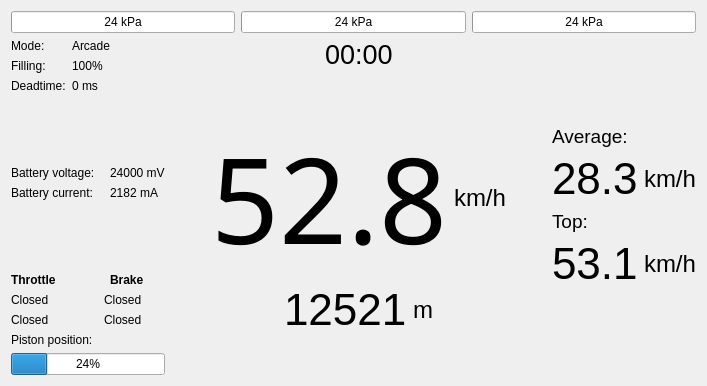
      <widget class="QWidget" name="tabRace">
       <attribute name="title">
        <string>Race</string>
       </attribute>
       <layout class="QVBoxLayout" name="verticalLayout_10">
        <item>
         <layout class="QHBoxLayout" name="horizontalLayout_8">
          <item>
           <widget class="QProgressBar" name="pbPressure1">
            <property name="maximum">
             <number>10000</number>
            </property>
            <property name="value">
             <number>24</number>
            </property>
            <property name="format">
             <string>%v kPa</string>
            </property>
           </widget>
          </item>
          <item>
           <widget class="QProgressBar" name="pbPressure2">
            <property name="maximum">
             <number>10000</number>
            </property>
            <property name="value">
             <number>24</number>
            </property>
            <property name="format">
             <string>%v kPa</string>
            </property>
           </widget>
          </item>
          <item>
           <widget class="QProgressBar" name="pbPressure3">
            <property name="maximum">
             <number>10000</number>
            </property>
            <property name="value">
             <number>24</number>
            </property>
            <property name="format">
             <string>%v kPa</string>
            </property>
           </widget>
          </item>
         </layout>
        </item>
        <item>
         <layout class="QHBoxLayout" name="horizontalLayout_10">
          <item>
           <layout class="QGridLayout" name="gridLayout_4">
            <item row="0" column="0">
             <widget class="QLabel" name="label_11">
              <property name="text">
               <string>Mode:</string>
              </property>
             </widget>
            </item>
            <item row="0" column="1" colspan="3">
             <widget class="QLabel" name="lbMode">
              <property name="text">
               <string>Arcade</string>
              </property>
             </widget>
            </item>
            <item row="1" column="0">
             <widget class="QLabel" name="label_15">
              <property name="text">
               <string>Filling:</string>
              </property>
             </widget>
            </item>
            <item row="4" column="0" colspan="3">
             <widget class="QLabel" name="label_13">
              <property name="text">
               <string>Battery voltage:</string>
              </property>
             </widget>
            </item>
            <item row="9" column="2" colspan="2">
             <widget class="QLabel" name="lbValveFront2">
              <property name="text">
               <string>Closed</string>
              </property>
             </widget>
            </item>
            <item row="10" column="0" colspan="4">
             <widget class="QLabel" name="label_17">
              <property name="text">
               <string>Piston position:</string>
              </property>
             </widget>
            </item>
            <item row="4" column="3">
             <widget class="QLabel" name="lbBatVoltage">
              <property name="text">
               <string>24000 mV</string>
              </property>
             </widget>
            </item>
            <item row="3" column="1">
             <spacer name="verticalSpacer_2">
              <property name="orientation">
               <enum>Qt::Vertical</enum>
              </property>
              <property name="sizeHint" stdset="0">
               <size>
                <width>20</width>
                <height>40</height>
               </size>
              </property>
             </spacer>
            </item>
            <item row="5" column="0" colspan="3">
             <widget class="QLabel" name="label_14">
              <property name="text">
               <string>Battery current:</string>
              </property>
             </widget>
            </item>
            <item row="11" column="0" colspan="4">
             <widget class="QProgressBar" name="pbPistonPosition">
              <property name="value">
               <number>24</number>
              </property>
             </widget>
            </item>
            <item row="5" column="3">
             <widget class="QLabel" name="lbBatCurrent">
              <property name="text">
               <string>2182 mA</string>
              </property>
             </widget>
            </item>
            <item row="2" column="0">
             <widget class="QLabel" name="label_16">
              <property name="text">
               <string>Deadtime:</string>
              </property>
             </widget>
            </item>
            <item row="8" column="2" colspan="2">
             <widget class="QLabel" name="lbValveFront1">
              <property name="text">
               <string>Closed</string>
              </property>
             </widget>
            </item>
            <item row="9" column="0">
             <widget class="QLabel" name="lbValveBack2">
              <property name="text">
               <string>Closed</string>
              </property>
             </widget>
            </item>
            <item row="8" column="0">
             <widget class="QLabel" name="lbValveBack1">
              <property name="enabled">
               <bool>true</bool>
              </property>
              <property name="text">
               <string>Closed</string>
              </property>
             </widget>
            </item>
            <item row="1" column="1" colspan="2">
             <widget class="QLabel" name="lbCurFilling">
              <property name="text">
               <string>100%</string>
              </property>
             </widget>
            </item>
            <item row="2" column="1">
             <widget class="QLabel" name="lbCurDeadtime">
              <property name="text">
               <string>0 ms</string>
              </property>
             </widget>
            </item>
            <item row="6" column="0">
             <spacer name="verticalSpacer_3">
              <property name="orientation">
               <enum>Qt::Vertical</enum>
              </property>
              <property name="sizeHint" stdset="0">
               <size>
                <width>20</width>
                <height>40</height>
               </size>
              </property>
             </spacer>
            </item>
            <item row="7" column="0">
             <widget class="QLabel" name="lbThrottle">
              <property name="font">
               <font>
                <weight>75</weight>
                <bold>true</bold>
               </font>
              </property>
              <property name="text">
               <string>Throttle</string>
              </property>
             </widget>
            </item>
            <item row="7" column="3">
             <widget class="QLabel" name="lbBrake">
              <property name="font">
               <font>
                <weight>75</weight>
                <bold>true</bold>
               </font>
              </property>
              <property name="text">
               <string>Brake</string>
              </property>
             </widget>
            </item>
           </layout>
          </item>
          <item>
           <spacer name="horizontalSpacer_7">
            <property name="orientation">
             <enum>Qt::Horizontal</enum>
            </property>
            <property name="sizeHint" stdset="0">
             <size>
              <width>40</width>
              <height>20</height>
             </size>
            </property>
           </spacer>
          </item>
          <item>
           <layout class="QVBoxLayout" name="verticalLayout_8">
            <item>
             <layout class="QHBoxLayout" name="horizontalLayout_6">
              <item>
               <spacer name="horizontalSpacer_5">
                <property name="orientation">
                 <enum>Qt::Horizontal</enum>
                </property>
                <property name="sizeHint" stdset="0">
                 <size>
                  <width>40</width>
                  <height>20</height>
                 </size>
                </property>
               </spacer>
              </item>
              <item>
               <widget class="QLabel" name="lbRaceTime">
                <property name="font">
                 <font>
                  <pointsize>20</pointsize>
                 </font>
                </property>
                <property name="text">
                 <string>00:00</string>
                </property>
               </widget>
              </item>
              <item>
               <spacer name="horizontalSpacer_6">
                <property name="orientation">
                 <enum>Qt::Horizontal</enum>
                </property>
                <property name="sizeHint" stdset="0">
                 <size>
                  <width>40</width>
                  <height>20</height>
                 </size>
                </property>
               </spacer>
              </item>
             </layout>
            </item>
            <item>
             <spacer name="verticalSpacer_4">
              <property name="orientation">
               <enum>Qt::Vertical</enum>
              </property>
              <property name="sizeHint" stdset="0">
               <size>
                <width>20</width>
                <height>40</height>
               </size>
              </property>
             </spacer>
            </item>
            <item>
             <layout class="QHBoxLayout" name="horizontalLayout_5">
              <item>
               <widget class="QLabel" name="lbSpeed">
                <property name="font">
                 <font>
                  <family>Arial Black</family>
                  <pointsize>89</pointsize>
                 </font>
                </property>
                <property name="text">
                 <string>52.8</string>
                </property>
               </widget>
              </item>
              <item>
               <widget class="QLabel" name="label_9">
                <property name="font">
                 <font>
                  <pointsize>18</pointsize>
                 </font>
                </property>
                <property name="text">
                 <string>km/h</string>
                </property>
               </widget>
              </item>
             </layout>
            </item>
            <item>
             <layout class="QHBoxLayout" name="horizontalLayout_4">
              <item>
               <spacer name="horizontalSpacer_3">
                <property name="orientation">
                 <enum>Qt::Horizontal</enum>
                </property>
                <property name="sizeHint" stdset="0">
                 <size>
                  <width>40</width>
                  <height>20</height>
                 </size>
                </property>
               </spacer>
              </item>
              <item>
               <widget class="QLabel" name="lbDistance">
                <property name="font">
                 <font>
                  <pointsize>33</pointsize>
                 </font>
                </property>
                <property name="text">
                 <string>12521</string>
                </property>
               </widget>
              </item>
              <item>
               <widget class="QLabel" name="label_10">
                <property name="font">
                 <font>
                  <pointsize>18</pointsize>
                 </font>
                </property>
                <property name="text">
                 <string>m</string>
                </property>
               </widget>
              </item>
              <item>
               <spacer name="horizontalSpacer_4">
                <property name="orientation">
                 <enum>Qt::Horizontal</enum>
                </property>
                <property name="sizeHint" stdset="0">
                 <size>
                  <width>40</width>
                  <height>20</height>
                 </size>
                </property>
               </spacer>
              </item>
             </layout>
            </item>
            <item>
             <spacer name="verticalSpacer_5">
              <property name="orientation">
               <enum>Qt::Vertical</enum>
              </property>
              <property name="sizeHint" stdset="0">
               <size>
                <width>20</width>
                <height>40</height>
               </size>
              </property>
             </spacer>
            </item>
           </layout>
          </item>
          <item>
           <spacer name="horizontalSpacer_8">
            <property name="orientation">
             <enum>Qt::Horizontal</enum>
            </property>
            <property name="sizeHint" stdset="0">
             <size>
              <width>40</width>
              <height>20</height>
             </size>
            </property>
           </spacer>
          </item>
          <item>
           <layout class="QVBoxLayout" name="verticalLayout_9">
            <item>
             <spacer name="verticalSpacer_6">
              <property name="orientation">
               <enum>Qt::Vertical</enum>
              </property>
              <property name="sizeHint" stdset="0">
               <size>
                <width>20</width>
                <height>40</height>
               </size>
              </property>
             </spacer>
            </item>
            <item>
             <widget class="QLabel" name="label_22">
              <property name="font">
               <font>
                <pointsize>14</pointsize>
               </font>
              </property>
              <property name="text">
               <string>Average:</string>
              </property>
             </widget>
            </item>
            <item>
             <layout class="QHBoxLayout" name="horizontalLayout_7">
              <item>
               <widget class="QLabel" name="lbSpeedAvg">
                <property name="font">
                 <font>
                  <pointsize>33</pointsize>
                 </font>
                </property>
                <property name="text">
                 <string>28.3</string>
                </property>
               </widget>
              </item>
              <item>
               <widget class="QLabel" name="label_12">
                <property name="font">
                 <font>
                  <pointsize>18</pointsize>
                 </font>
                </property>
                <property name="text">
                 <string>km/h</string>
                </property>
               </widget>
              </item>
             </layout>
            </item>
            <item>
             <widget class="QLabel" name="label_23">
              <property name="font">
               <font>
                <pointsize>14</pointsize>
               </font>
              </property>
              <property name="text">
               <string>Top:</string>
              </property>
             </widget>
            </item>
            <item>
             <layout class="QHBoxLayout" name="horizontalLayout_9">
              <item>
               <widget class="QLabel" name="lbSpeedTop">
                <property name="font">
                 <font>
                  <pointsize>33</pointsize>
                 </font>
                </property>
                <property name="text">
                 <string>53.1</string>
                </property>
               </widget>
              </item>
              <item>
               <widget class="QLabel" name="label_21">
                <property name="font">
                 <font>
                  <pointsize>18</pointsize>
                 </font>
                </property>
                <property name="text">
                 <string>km/h</string>
                </property>
               </widget>
              </item>
             </layout>
            </item>
            <item>
             <spacer name="verticalSpacer_7">
              <property name="orientation">
               <enum>Qt::Vertical</enum>
              </property>
              <property name="sizeHint" stdset="0">
               <size>
                <width>20</width>
                <height>40</height>
               </size>
              </property>
             </spacer>
            </item>
           </layout>
          </item>
         </layout>
        </item>
       </layout>
       <zorder></zorder>
      </widget>
